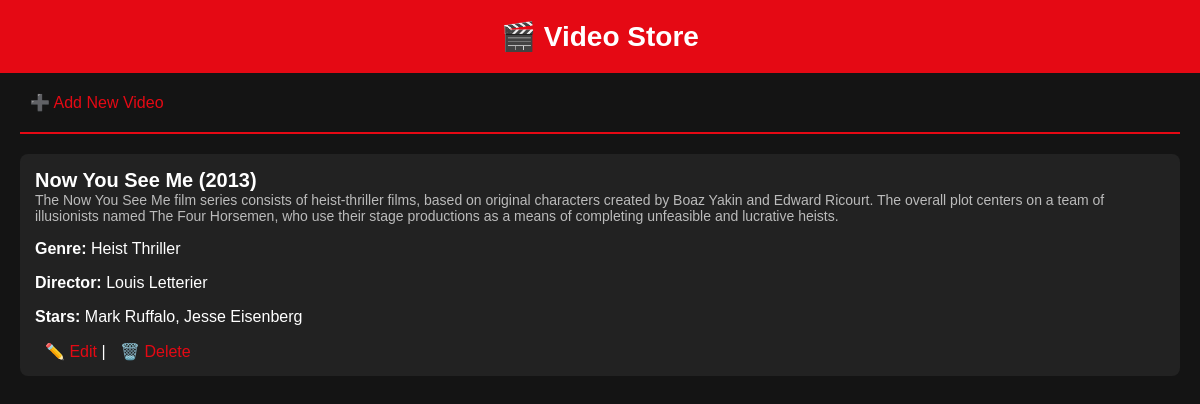
The page / on the database its author committed.
### movies/models.py (models this page shows, shortened)
class Video(models.Model):
    MovieID = models.AutoField(primary_key=True)
    MovieTitle = models.CharField(max_length=200)
    Actor1Name = models.CharField(max_length=100, null=True, blank=True)
    Actor2Name = models.CharField(max_length=100, blank=True, null=True)
    DirectorName = models.CharField(max_length=100, null=True, blank=True)
    MovieGenre = models.CharField(max_length=50, null=True, blank=True)
    ReleaseYear = models.PositiveIntegerField(null=True, blank=True)
    Description = models.TextField(null=True, blank=True)

### movies/views.py (the view)
# urls.py: path('', views.video_list, name='video_list'),
def video_list(request):
    videos = Video.objects.all()
    return render(request, 'movies/video_list.html', {'videos': videos})

### movies/templates/movies/video_list.html (shortened to what this page needs)
<!DOCTYPE html>
<html>
<head>
</head>
<body>
    <header>🎬 Video Store</header>
    <div class="container">
        <a href="{% url 'video_create' %}">➕ Add New Video</a>
        <hr style="border: 1px solid #e50914; margin: 20px 0;">
        {% for video in videos %}
        <div class="video-card">
            <div class="video-title">{{ video.MovieTitle }} ({{ video.ReleaseYear }})</div>
            <div class="video-desc">{{ video.Description }}</div>
            <p><strong>Genre:</strong> {{ video.MovieGenre }}</p>
            <p><strong>Director:</strong> {{ video.DirectorName }}</p>
            <p><strong>Stars:</strong> {{ video.Actor1Name }}, {{ video.Actor2Name }}</p>
            <a href="{% url 'video_update' video.pk %}">✏️ Edit</a> |
            <a href="{% url 'video_delete' video.pk %}">🗑️ Delete</a>
        </div>
        {% empty %}
        <p>No videos yet. Add one!</p>
        {% endfor %}
    </div>
</body>
</html>

### movies/templates/movies/video_list.html (style rules this page uses)
body { background-color: #141414; color: #ffffff; font-family: Arial, sans-serif; margin: 0; padding: 0; }
header { background-color: #e50914; padding: 20px; text-align: center; font-size: 28px; font-weight: bold; }
a { color: #e50914; text-decoration: none; margin-left: 10px; }
.container { padding: 20px; }
.video-card { background-color: #222; border-radius: 8px; padding: 15px; margin-bottom: 20px; }
.video-title { font-size: 20px; font-weight: bold; }
.video-desc { font-size: 14px; color: #bbb; }

### rows shown on the page
Video: MovieTitle "Now You See Me", ReleaseYear "2013", Description "The Now You See Me film series consists of heist-thriller films, based on original characters created by Boaz Yakin and Edward Ricourt. The overall plot centers on a team of illusionists named The Four Horsemen, who use their stage productions as a means of completing unfeasible and lucrative heists.", MovieGenre "Heist Thriller", DirectorName "Louis Letterier", Actor1Name "Mark Ruffalo", Actor2Name "Jesse Eisenberg"
